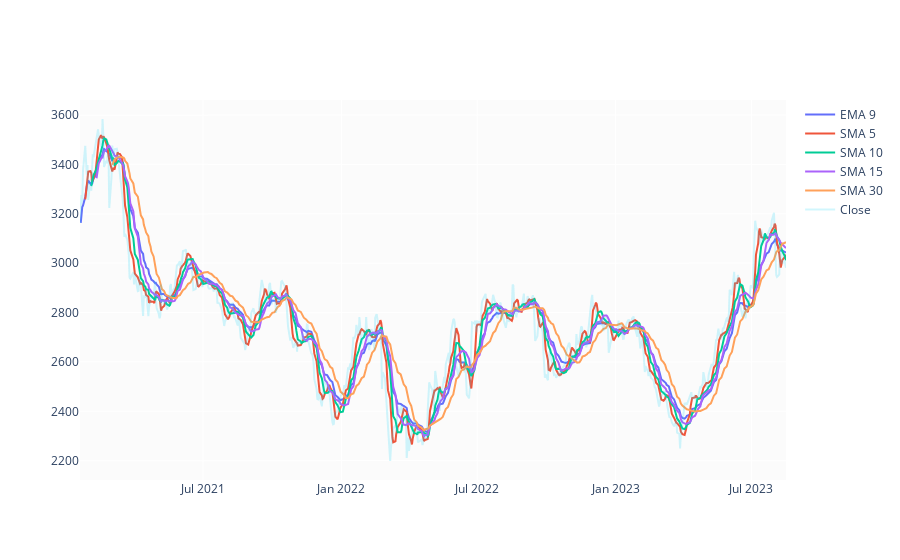

Here is the notebook cell this chart was saved with:
### Code cell
df['EMA_9'] = df['Close'].ewm(9).mean().shift()
df['SMA_5'] = df['Close'].rolling(5).mean().shift()
df['SMA_10'] = df['Close'].rolling(10).mean().shift()
df['SMA_15'] = df['Close'].rolling(15).mean().shift()
df['SMA_30'] = df['Close'].rolling(30).mean().shift()

fig = go.Figure()
fig.add_trace(go.Scatter(x=df.Date, y=df.EMA_9, name='EMA 9'))
fig.add_trace(go.Scatter(x=df.Date, y=df.SMA_5, name='SMA 5'))
fig.add_trace(go.Scatter(x=df.Date, y=df.SMA_10, name='SMA 10'))
fig.add_trace(go.Scatter(x=df.Date, y=df.SMA_15, name='SMA 15'))
fig.add_trace(go.Scatter(x=df.Date, y=df.SMA_30, name='SMA 30'))
fig.add_trace(go.Scatter(x=df.Date, y=df.Close, name='Close', opacity=0.2))
fig.show()

### Figure 1 — Plotly figure (JSON) as saved in the notebook; plotly's stock layout.template omitted (floating-point values rounded to 4 significant figures; data arrays with more than 128 entries replaced by an {"elided": "..."} marker saying what was removed)
{"data": [{"name": "EMA 9", "type": "scatter", "x": {"elided": "639 str values"}, "y": {"elided": "639 float values"}}, {"name": "SMA 5", "type": "scatter", "x": {"elided": "639 str values"}, "y": {"elided": "639 float values"}}, {"name": "SMA 10", "type": "scatter", "x": {"elided": "639 str values"}, "y": {"elided": "639 float values"}}, {"name": "SMA 15", "type": "scatter", "x": {"elided": "639 str values"}, "y": {"elided": "639 float values"}}, {"name": "SMA 30", "type": "scatter", "x": {"elided": "639 str values"}, "y": {"elided": "639 float values"}}, {"name": "Close", "opacity": 0.2, "type": "scatter", "x": {"elided": "639 str values"}, "y": {"elided": "639 float values"}}], "layout": {}}
